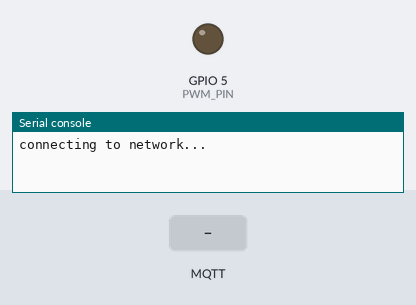
A program run on a simulated ESP32 board running MicroPython. On the bench: output pins drawn as LEDs (lit = HIGH), the last lines printed to the serial console. The inputs (shaded band) are chosen by the test bench. WiFi joins after 1.5 s; no MQTT or app messages arrive unless stated; pins used as bus, display or sensor lines are not drawn.

Above: at 1.2 s.
1.3 s: MQTT message "ON" arrives on the first subscribed topic
At 3.2 s:
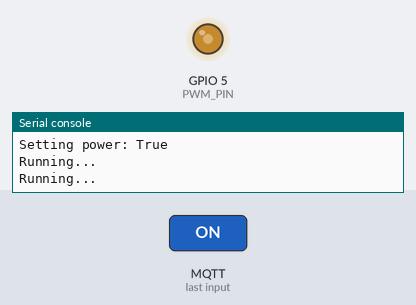
3.5 s: MQTT message "1" arrives on the first subscribed topic
5.0 s: MQTT message "on" arrives on the first subscribed topic
Timing chart, 0 to 8.0 s (numbered marks = the images above; inputs shaded):
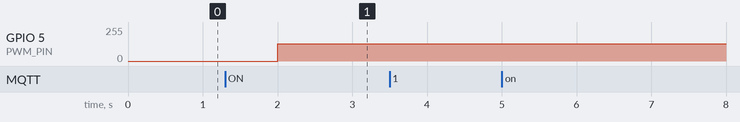

The program:

main.py
```python
import machine
import time
from fancontroller import FanController
from wifi import setup_wifi

try:
    while not setup_wifi():
        time.sleep(10)
    print("Setting up FanController...")
    fc = FanController()
    fc.setup_pins()

    # Outer main loop - init/re-init
    while True:
        print("Initializing MQTT...")
        fc.setup_mqtt()
        try:
            fc.run()
        except OSError as e:
            print(f"{e} :(")
            time.sleep_ms(5000)

except KeyboardInterrupt:
    print("Quitting")
except Exception:
    time.sleep(5)
    machine.reset()
```

fancontroller.py
```python
import json
import machine
import time
import gc
from umqtt.simple import MQTTClient

import config


class FanController:
    def __init__(self):
        self.t_start = time.ticks_ms()

    def setup_pins(self):
        self.pwm = machine.PWM(machine.Pin(config.PWM_PIN))
        self.pwm.freq(2000)
        self.power_pin = machine.Pin(
            config.POWER_PIN, machine.Pin.OUT, value=config.POWER_PIN_INVERTED
        )

    def setup_mqtt(self):
        self.t_mqtt_start = time.ticks_ms()
        self.mqtt_client = MQTTClient(
            server=config.MQTT_SERVER,
            client_id=config.MQTT_CLIENT_ID,
            user=config.MQTT_USER,
            password=config.MQTT_PASSWORD,
            keepalive=20,
        )
        self.mqtt_client.DEBUG = True
        self.mqtt_client.set_callback(self.mqtt_callback)
        self.mqtt_client.set_last_will(
            config.MQTT_TOPIC_AVAILABILITY, "offline", retain=True
        )
        self.mqtt_client.connect()

        self.mqtt_client.subscribe(config.MQTT_TOPIC_COMMAND)
        self.mqtt_client.subscribe(config.MQTT_TOPIC_PERCENTAGE_COMMAND)

        # Get and apply retained values before publishing state
        self.mqtt_client.check_msg()

        self.mqtt_client.publish(config.MQTT_TOPIC_AVAILABILITY, "online", retain=True)
        self.mqtt_client.publish(
            config.MQTT_TOPIC_STATE, "ON" if self.get_power() else "OFF", retain=True
        )
        self.mqtt_client.publish(
            config.MQTT_TOPIC_PERCENTAGE_STATE, str(self.get_speed()), retain=True
        )
        self.mqtt_client.publish(
            config.MQTT_AUTODISCOVERY_TOPIC,
            json.dumps(config.MQTT_AUTODISCOVERY_PAYLOAD),
            retain=True,
        )

    def mqtt_callback(self, topic, msg):
        topic = topic.decode("utf-8")
        msg = msg.decode("utf-8")
        print(f"Received topic:msg: {topic}:{msg}")
        # Handle state topics because we fetch from that initially to resume session
        if topic in [config.MQTT_TOPIC_STATE, config.MQTT_TOPIC_COMMAND] and msg in (
            "ON",
            "OFF",
        ):
            self.set_power(msg == "ON")
            if topic == config.MQTT_TOPIC_COMMAND:
                self.mqtt_client.publish(config.MQTT_TOPIC_STATE, msg, retain=True)
        elif topic in [
            config.MQTT_TOPIC_PERCENTAGE_STATE,
            config.MQTT_TOPIC_PERCENTAGE_COMMAND,
        ]:
            self.set_speed(int(msg))
            if topic == config.MQTT_TOPIC_PERCENTAGE_COMMAND:
                self.mqtt_client.publish(
                    config.MQTT_TOPIC_PERCENTAGE_STATE, msg, retain=True
                )
        else:
            print(f"Unhandled topic:msg: {topic}:{msg}")

    def run(self):
        try:
            t_last_print = t_last_ping = t_last_report = 0
            while True:
                self.mqtt_client.check_msg()
                ticks = time.ticks_ms()
                if time.ticks_diff(ticks, t_last_print) > 1000:
                    print("Running...")
                    t_last_print = ticks
                if time.ticks_diff(ticks, t_last_ping) > 10000:
                    print("MQTT ping")
                    self.mqtt_client.ping()
                    t_last_ping = ticks
                if time.ticks_diff(ticks, t_last_report) > 60000:
                    print("MQTT report")
                    self.mqtt_client.publish(
                        config.MQTT_TOPIC_REPORT, self.get_report(as_string=True)
                    )
                    t_last_report = ticks
                time.sleep_ms(100)
        finally:
            # sock.close sends last will - disconnect doesn't
            self.mqtt_client.sock.close()

    def get_speed(self):
        # Duty -> percent
        return int(self.pwm.duty() / 1023 * 100)

    def set_speed(self, pct: int):
        # Percent -> decimal
        dec = pct / 100
        # Decimal -> duty
        duty = int(1023 * dec)
        print(f"Setting speed: {pct}% / {duty}")
        self.pwm.duty(duty)

    def get_power(self):
        return self.power_pin.value() != config.POWER_PIN_INVERTED

    def set_power(self, val: bool):
        val = val != config.POWER_PIN_INVERTED
        print(f"Setting power: {val}")
        self.power_pin.value(val)

    def get_report(self, as_string=False):
        mem_before = gc.mem_free()
        gc.collect()
        mem_after = gc.mem_free()
        report = {
            "power": self.get_power(),
            "speed": self.get_speed(),
            "mem_before": mem_before,
            "mem_after": mem_after,
            "uptime": int(time.ticks_diff(time.ticks_ms(), self.t_start) / 1000),
            "mqtt_uptime": int(
                time.ticks_diff(time.ticks_ms(), self.t_mqtt_start) / 1000
            ),
        }
        if not as_string:
            return report

        return "\n".join([f"{k}: {v}" for k, v in report.items()])
```

wifi.py
```python
import network
import utime

import config


def setup_wifi():
    ap_if = network.WLAN(network.AP_IF)
    ap_if.active(False)
    sta_if = network.WLAN(network.STA_IF)
    if sta_if.isconnected():
        print("Already connected:", sta_if.ifconfig())
        return True

    if not sta_if.isconnected():
        print("connecting to network...")
        sta_if.active(True)
        sta_if.connect(config.WIFI_SSID, config.WIFI_PASSWORD)
        wait_start = utime.ticks_ms()
        while True:
            connected = sta_if.isconnected()
            utime.sleep_ms(500)
            if connected or utime.ticks_diff(utime.ticks_ms(), wait_start) > 7000:
                break
        if connected:
            print("Connected:", sta_if.ifconfig())
            return True
        print("Failed connecting to", config.WIFI_SSID)
```

config.py
```python
WIFI_SSID = ""
WIFI_PASSWORD = ""
MQTT_SERVER = "192.168.0.90000000"
MQTT_CLIENT_ID = "fan-controller"
MQTT_USER = ""
MQTT_PASSWORD = ""

MQTT_TOPIC_BASE = "homeassistant/fan/cinemafans"
MQTT_TOPIC_AVAILABILITY = MQTT_TOPIC_BASE + "/availability"
MQTT_TOPIC_COMMAND = MQTT_TOPIC_BASE + "/set"
MQTT_TOPIC_STATE = MQTT_TOPIC_BASE + "/state"
MQTT_TOPIC_PERCENTAGE_COMMAND = MQTT_TOPIC_BASE + "/speed/set"
MQTT_TOPIC_PERCENTAGE_STATE = MQTT_TOPIC_BASE + "/speed/state"
MQTT_TOPIC_REPORT = MQTT_TOPIC_BASE + "/report"


MQTT_AUTODISCOVERY_TOPIC = MQTT_TOPIC_BASE + "/config"
MQTT_AUTODISCOVERY_PAYLOAD = {
    "name": "Cinema fans",
    "object_id": "cinema_fans",
    "availability_topic": MQTT_TOPIC_AVAILABILITY,
    "command_topic": MQTT_TOPIC_COMMAND,
    "state_topic": MQTT_TOPIC_STATE,
    "percentage_command_topic": MQTT_TOPIC_PERCENTAGE_COMMAND,
    "percentage_state_topic": MQTT_TOPIC_PERCENTAGE_STATE,
    "retain": True,
}

PWM_PIN = 5  # GPIO 5
POWER_PIN = 25  # GPIO 25
POWER_PIN_INVERTED = False
```
